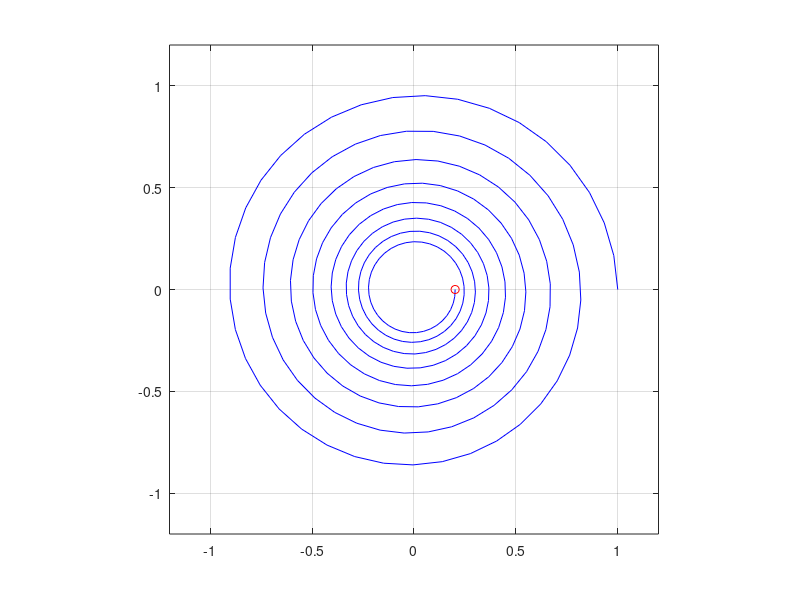

Source code (MATLAB):
% Chris Kreienkamp
% Section 10
% 2/7/17

% Program that plot a circle in decaying motion
% Animate the plot with a trailing line

clear     % Clear Workspace
clc       % Clear Command Window
clf       % Clear Figure

%% Set Parameters

% Parameter of circle
R = 1;         % Initial Radius of Motion (m)
T = 1;         % Period of Circular Motion (sec)
omega = 2*pi/T;      % Angular velocity (rad/sec)
tau = 5;       % decay time (sec)

% Elapsed Time
tmin =0;     % Start time (sec)
tmax =8;     % Final time (sec)
Nt = 300;    % Number of data points
t = linspace(tmin, tmax, Nt);


%% Calculate Coordinates for Circle

% Use FOR loop to calculate the coordinates (x,y)
% This is DOMAIN MARCHING as a function of time (t)
% "it" is the COUNTER VARIABLE

for it = 1:Nt
    r(it) = R * exp(-t(it)/tau);     % Decaying radius equation
    x(it) = r(it) * cos(omega*t(it));   % x-coordinate of equation
    y(it) = r(it) * sin(omega*t(it));   % y-coordinate of equation
end


%% Animate Plot

% Use FOR loop to plot with animation

for it = 1:Nt
    % Plot both the new point LINE 47 and the trailing line LINE 46
    plot (x(1:it),y(1:it),'b-',...
        x(it),y(it),'ro')
    
    % Improve formatting of the plot
    axis square     % Makes figure window square
    grid on         % Add grid
    axis(1.2*[-R R -R R])   % Define our axis (slightly bigger than radius)
    
    %Animation
    drawnow
end
